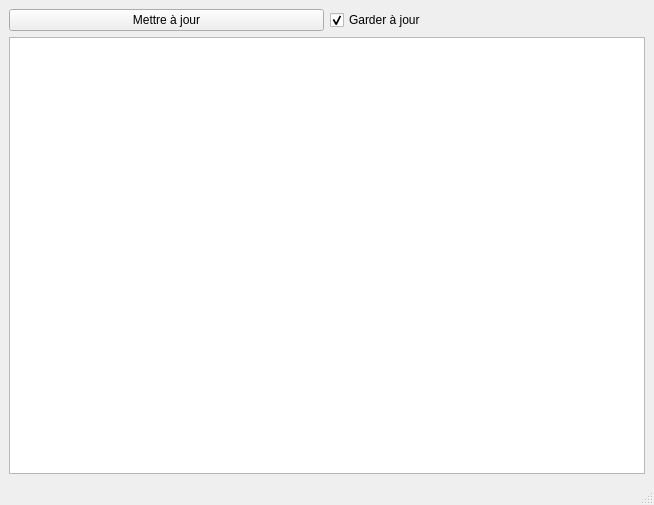
<?xml version="1.0" encoding="UTF-8"?>
<ui version="4.0">
 <class>MainWindow</class>
 <widget class="QMainWindow" name="MainWindow">
  <property name="geometry">
   <rect>
    <x>0</x>
    <y>0</y>
    <width>654</width>
    <height>505</height>
   </rect>
  </property>
  <property name="windowTitle">
   <string>Onde sinusoïdale</string>
  </property>
  <widget class="QWidget" name="centralwidget">
   <layout class="QHBoxLayout" name="horizontalLayout_3">
    <item>
     <layout class="QVBoxLayout" name="verticalLayout">
      <item>
       <layout class="QHBoxLayout" name="horizontalLayout_2">
        <item>
         <widget class="QPushButton" name="btn">
          <property name="text">
           <string>Mettre à jour</string>
          </property>
         </widget>
        </item>
        <item>
         <widget class="QCheckBox" name="cb">
          <property name="text">
           <string>Garder à jour</string>
          </property>
          <property name="checked">
           <bool>true</bool>
          </property>
         </widget>
        </item>
       </layout>
      </item>
      <item>
       <widget class="PlotWidget" name="grPlot"/>
      </item>
     </layout>
    </item>
   </layout>
  </widget>
  <widget class="QMenuBar" name="menubar">
   <property name="geometry">
    <rect>
     <x>0</x>
     <y>0</y>
     <width>654</width>
     <height>20</height>
    </rect>
   </property>
  </widget>
  <widget class="QStatusBar" name="statusbar"/>
 </widget>
 <customwidgets>
  <customwidget>
   <class>PlotWidget</class>
   <extends>QGraphicsView</extends>
   <header location="global">pyqtgraph</header>
  </customwidget>
 </customwidgets>
 <resources/>
 <connections/>
</ui>
